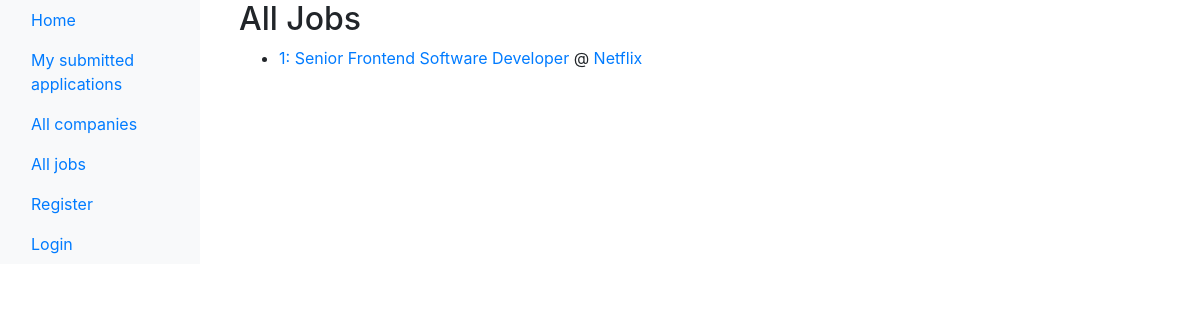
Before: /jobs/all_jobs/ with the older database file.
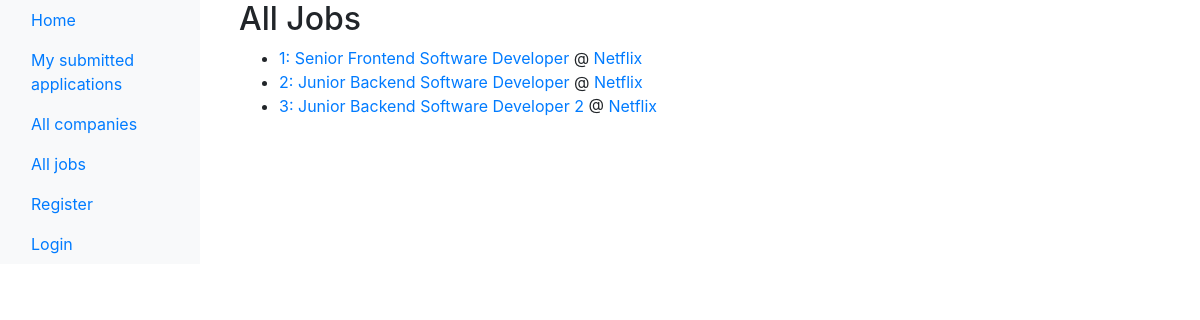
After: the same page with the newer database file.
### job_catalog/models.py (models this page shows, shortened)
class JobPosting(models.Model):
    organization = models.ForeignKey(EmployerOrganization, on_delete=models.CASCADE, default = 1)  #we wanted cascaded deletion but FYI django requires explicit selection of on_delete
    title = models.CharField(max_length=100)
    role_overview = models.TextField()
    role_requirements_and_preferences = models.TextField()
    action_steps = models.TextField()
    post_date = models.DateTimeField(auto_now=True)
    expiration_date = models.DateTimeField(default=timezone.now() + timezone.timedelta(days=90))
    is_active = models.BooleanField(default=True)

class EmployerOrganization(models.Model):
    employer_org_name = models.CharField(max_length = 50)
    employer_org_description_box = models.TextField(
        default = 'Describe your organization, but not a specific role or requirements',
        blank = False  #we do not allow job posters to create employer orgs without a description
        )
    representative_claim_token = models.CharField(max_length = 16, default = "join")

### job_catalog/views.py (the view)
# urls.py: path('all_jobs/', views.display_all_jobs, name='all_jobs'),
def display_all_jobs(request):
    all_jobs = JobPosting.objects.all()
    context = {'job_postings_list': all_jobs}  # we are declaring, not pulling variables here
    return render(request, 'job_catalog/all_jobs.html' ,context)

### core/context_processors.py (called while the page is built)
def global_user_groups(request):
    is_job_poster = False
    if request.user.is_authenticated:
        is_job_poster = request.user.groups.filter(name='JobPosters').exists()
    return {
        'is_job_poster': is_job_poster,
    }

### templates/job_catalog/all_jobs.html
{% extends 'base_generic.html' %}
{% block content %}
<div class="container">
    <h2>All Jobs</h2>
    <ul>
    {% for job_posting in job_postings_list %}
        <li>
            <a href="{% url 'job_catalog:job_details' job_posting.id %}">
                {{ job_posting.id }}: {{ job_posting.title }}
            </a>
            @
            <a href="{% url 'job_catalog:company_details' job_posting.organization.id %}">
                {{ job_posting.organization.employer_org_name }}
            </a>
        </li>
    {% endfor %}
    </ul>
</div>
{% endblock %}

Changed rows visible on the page:
added JobPosting: id "2", title "Junior Backend Software Developer", organization.employer_org_name "Netflix"
added JobPosting: id "3", title "Junior Backend Software Developer 2", organization.employer_org_name "Netflix"
